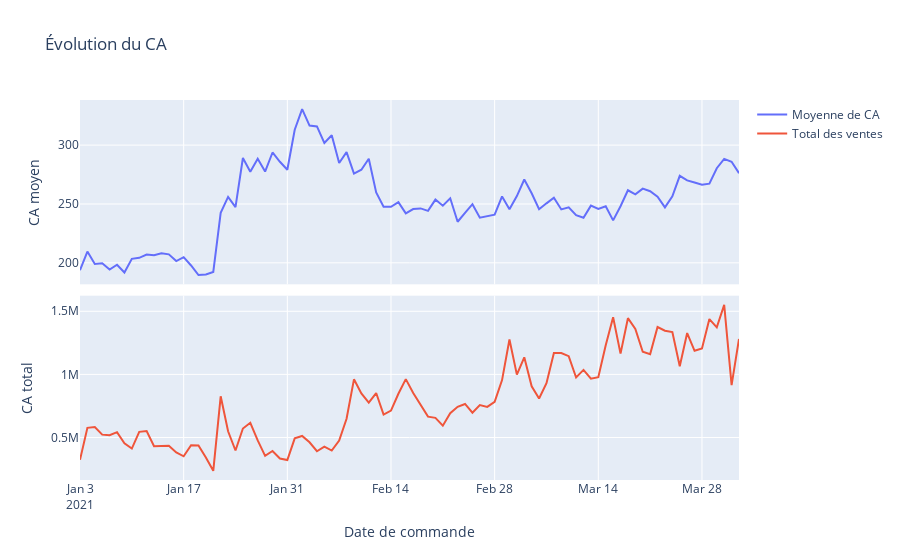

Notebook code for this chart:
### Markdown cell above
Tendence des ventes dans le marketplace

### Code cell
# Groupement des données
date = d.groupby(d["Date de commande"])['Montant cmd'].mean().reset_index()
dt = d.groupby(d["Date de commande"])['Montant cmd'].sum().reset_index()
date_vent = pd.DataFrame(date)
date_v = pd.DataFrame(dt)
date_v.rename(columns={"Montant cmd": "Montant cmd tot"}, inplace=True)

# Creation de graphe interactif
fig = make_subplots(rows=2, cols=1, shared_xaxes=True, vertical_spacing=0.03)

# la premère ligne
fig.add_trace(go.Scatter(x=date_vent['Date de commande'], y=date_vent['Montant cmd'], mode='lines', name='Moyenne de CA'), row=1, col=1)

# la deuxème ligne avec deuxième axe
fig.add_trace(go.Scatter(x=date_v['Date de commande'], y=date_v['Montant cmd tot'], mode='lines', name='Total des ventes'), row=2, col=1)

fig.update_layout(title='Évolution du CA')
fig.update_xaxes(title_text='Date de commande', row=2, col=1)
fig.update_yaxes(title_text='CA moyen', row=1, col=1)
fig.update_yaxes(title_text='CA total', row=2, col=1, secondary_y = False)

fig.show()
